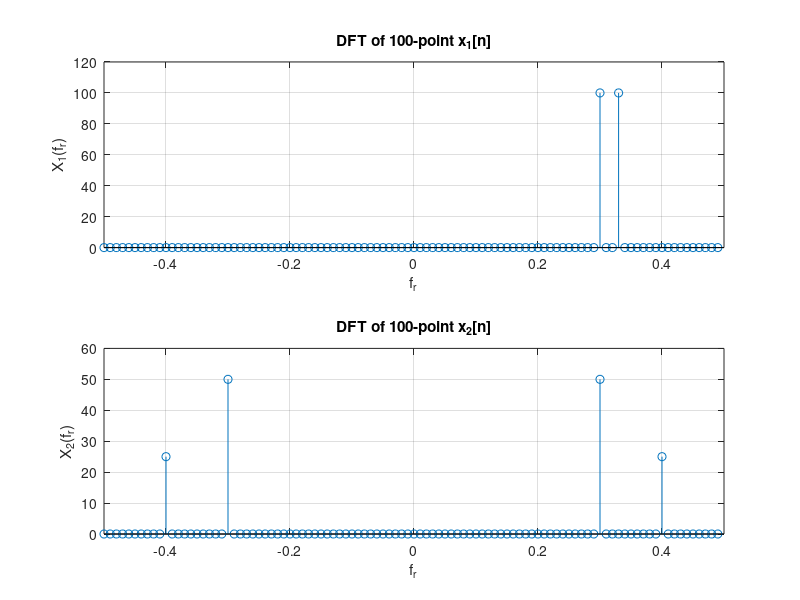

Reproduce this figure in MATLAB.
% A. Discrete Fourier Transform and zero padding

% A.3

n = 0:99; % 100 samples

% Signal x[1] and x[2]
x1 = (exp(j*2*pi*n*(30/100))) + (exp(j*2*pi*n*(33/100)));
x2 = (cos(2*pi*n*(30/100))) + (0.5*cos(2*pi*n*(40/100)));

% Compute Discrete Fourier Transform for both signals
X1 = fft(x1); 
X2 = fft(x2);

N = length(x1); % length(x1) = length(x2) = 100
fr = (0:N-1)/N;

figure;
subplot(2,1,1);
stem(fr-0.5,abs(fftshift(X1)));
grid;
title('DFT of 100-point x_1[n]');
xlabel('f_r');
ylabel('X_1(f_r)');
axis([-0.5 0.5 0 120]);

subplot(2,1,2);
stem(fr-0.5,abs(fftshift(X2)));
grid;
title('DFT of 100-point x_2[n]');
xlabel('f_r');
ylabel('X_2(f_r)');
axis([-0.5 0.5 0 60]);

% With 100 samples are used over the frequency interval [-0.5,0.5), 
% each frequency components of both signals x1[n] and x2[n] are easily
% identified. Signal x2[n] has a symmetric spectrum since the time-domain 
% signal x2[n] is real while the time-domain signal x1[n] is complex. 
